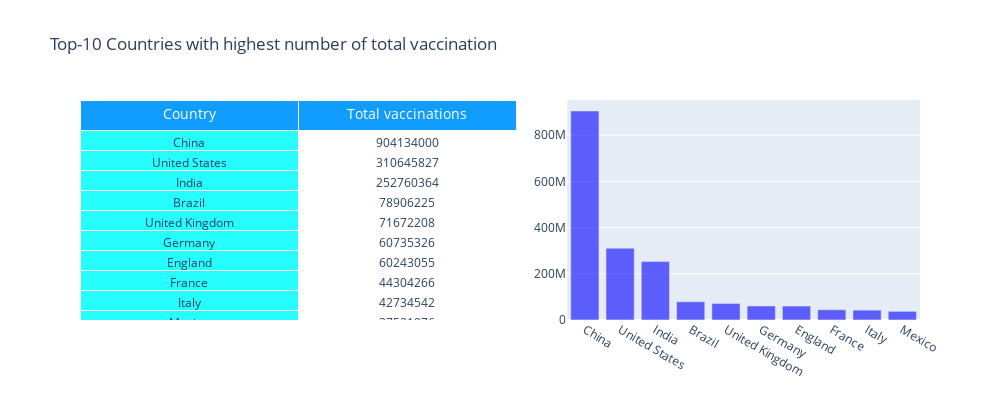

The notebook cell saved with this chart:
### Code cell
# Top 10 Countries with hishest number of total vaccination
top_10=df.groupby("country")["people_vaccinated"].mean().sort_values(ascending= False).head(10).reset_index()
trace = go.Table(
    domain=dict(x=[0, 0.52],
                y=[0, 1.0]),
    header=dict(values=["Country","Total vaccinations"],
                fill = dict(color = '#119DFF'),
                font = dict(color = 'white', size = 14),
                align = ['center'],
               height = 30),
    cells=dict(values=[top_10['country'],top_10['people_vaccinated']],
               fill = dict(color = ['#25FEFD', 'white']),
               align = ['center'],height=20))

trace1 = go.Bar(x=top_10['country'],
                y=top_10['people_vaccinated'],
                xaxis='x1',
                yaxis='y1',
                marker=dict(color='blue'),opacity=0.60)
layout = dict(
    width=1000,
    height=400,
    autosize=False,
    title='Top-10 Countries with highest number of total vaccination',
    showlegend=False,   
    xaxis1=dict(**dict(domain=[0.58, 1], anchor='y1', showticklabels=True)),
    yaxis1=dict(**dict(domain=[0, 1.0], anchor='x1', hoverformat='.2f')),  
)
fig1 = dict(data=[trace, trace1], layout=layout)
iplot(fig1)

### Figure 1 — Plotly figure (JSON) as saved in the notebook; plotly's stock layout.template omitted (floating-point values rounded to 4 significant figures)
{"data": [{"cells": {"align": ["center"], "fill": {"color": ["#25FEFD", "white"]}, "height": 20, "values": [["China", "United States", "India", "Brazil", "United Kingdom", "Germany", "England", "France", "Italy", "Mexico"], [904100000.0, 310600000.0, 252800000.0, 78910000.0, 71670000.0, 60740000.0, 60240000.0, 44300000.0, 42730000.0, 37520000.0]]}, "domain": {"x": [0, 0.52], "y": [0, 1.0]}, "header": {"align": ["center"], "fill": {"color": "#119DFF"}, "font": {"color": "white", "size": 14}, "height": 30, "values": ["Country", "Total vaccinations"]}, "type": "table"}, {"marker": {"color": "blue"}, "opacity": 0.6, "type": "bar", "x": ["China", "United States", "India", "Brazil", "United Kingdom", "Germany", "England", "France", "Italy", "Mexico"], "xaxis": "x", "y": [904100000.0, 310600000.0, 252800000.0, 78910000.0, 71670000.0, 60740000.0, 60240000.0, 44300000.0, 42730000.0, 37520000.0], "yaxis": "y"}], "layout": {"autosize": false, "height": 400, "showlegend": false, "title": {"text": "Top-10 Countries with highest number of total vaccination"}, "width": 1000, "xaxis": {"anchor": "y", "domain": [0.58, 1], "showticklabels": true}, "yaxis": {"anchor": "x", "domain": [0, 1.0], "hoverformat": ".2f"}}}
